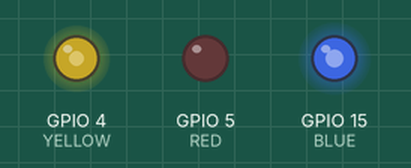
This sketch was run on a simulated ESP32. Shown: output pins drawn as LEDs (lit = HIGH). What the sketch prints to the serial monitor is not drawn.

Above: at 0.1 s.
Timing chart, 0 to 1.6 s (numbered marks = the images above):
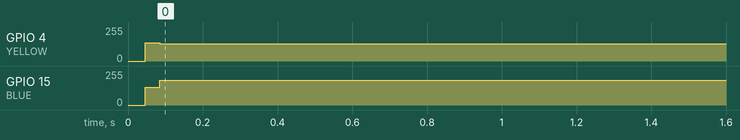

Measured:
- by itself, GPIO 4 (YELLOW): 0/255 → 128/255 at 0.05 s
- by itself, GPIO 15 (BLUE): 0/255 → 186/255 at 0.05 s

The sketch:

passString_QUEUE.ino
```cpp
#define RED 5
#define YELLOW 4
#define BLUE 15

QueueHandle_t fruitBasket;
const char* fruit_1 = "MANGO";
const char* fruit_2 = "APPLE";


void setup() {
  Serial.begin(115200);
  fruitBasket = xQueueCreate(10, sizeof(char*));
  xTaskCreate(xSenderTask,"Sender1",1024,(void*)fruit_1,1,NULL);
  xTaskCreate(xSenderTask,"sender2",1024,(void*)fruit_2,1,NULL);
  xTaskCreate(xReceiverTask,"Receiver",1024,(void*)NULL,1,NULL);
}

void xSenderTask(void* pvParameter)
{
  pinMode(BLUE,OUTPUT);
  pinMode(RED,OUTPUT);
  BaseType_t qStatus;
  const char* data = (char*)pvParameter;
  while(1)
  {
    qStatus  = xQueueSend(fruitBasket,&data,portMAX_DELAY);
    if(qStatus == pdPASS)
    {
      Serial.println("Send data: " + String(data));
      digitalWrite(BLUE,!digitalRead(BLUE));
    }
    else{
      digitalWrite(RED,!digitalRead(RED));
    }
  }
}


void xReceiverTask(void* pv)
{
  const char* receiveData;
  pinMode(YELLOW,OUTPUT);
  pinMode(RED,OUTPUT);
  while(1)
  {
    if(xQueueReceive(fruitBasket,&receiveData,portMAX_DELAY)==pdPASS)
    {
      Serial.println("Receive data: " + String(receiveData));
      digitalWrite(YELLOW,!digitalRead(YELLOW));
    }
    else{
      digitalWrite(RED,!digitalRead(RED));
    }
  }
}


void loop() {
  // put your main code here, to run repeatedly:
}
```
